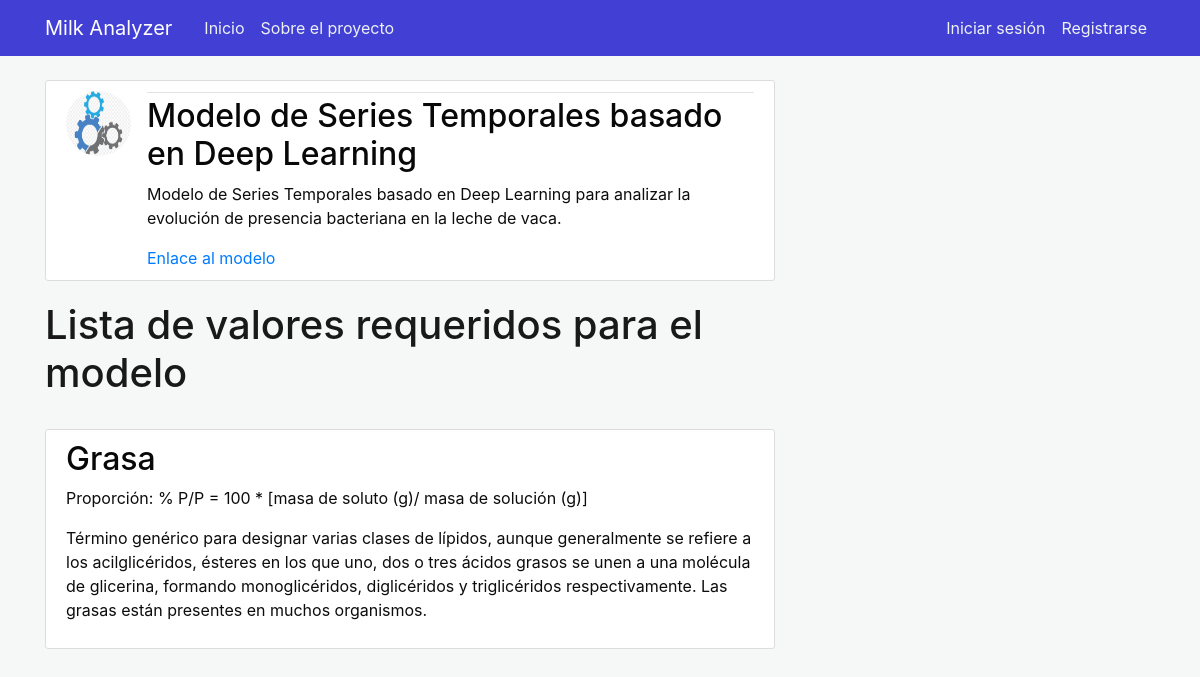
Page /aimodel/1 on the committed database.
### milkanalyzer/models.py (models this page shows, shortened)
class AIModel(db.Model):
    __tablename__ = 'aimodel'
    id = db.Column(db.Integer, primary_key=True)
    name = db.Column(db.String(50), nullable=False)
    type = db.Column(db.String(100), nullable=False)
    description = db.Column(db.Text, nullable=False)
    url = db.Column(db.String(50), nullable=False)
    aimodel_picture = db.Column(db.String(20), nullable=False, default='defaultmodel.jpg')

class Value(db.Model):
    id = db.Column(db.Integer, primary_key=True)
    name = db.Column(db.String(50), nullable=False)
    proportion = db.Column(db.String(100), nullable=False)
    description = db.Column(db.Text, nullable=False)
    aimodel_id = db.Column(db.Integer, db.ForeignKey('aimodel.id'), nullable=False)

### milkanalyzer/aimodels/routes.py (the view)
@aimodels.route("/aimodel/<int:id>")
def aimodel(id):
    aimodel = AIModel.query.get_or_404(id)
    values = Value.query.filter_by(aimodel_id = aimodel.id).all()
    return render_template('aimodel.html', title=aimodel.name, aimodel=aimodel, values=values)

### milkanalyzer/templates/aimodel.html (shortened to what this page needs)
{% extends "layout.html" %}
{% block content %}
<article class="media content-section">
  <img class="rounded-circle article-img"
    src="{{ url_for('static', filename='aimodel_images/' + aimodel.aimodel_picture) }}">
  <div class="media-body">
    <div class="article-metadata">
    </div>
    <h2 class="article-title">{{ aimodel.name }}</h2>
    <p class="article-content">{{ aimodel.description }}</p>
    <a class="article-content" href="{{ aimodel.url }} ">Enlace al modelo</a>
  </div>
</article>
<h1>Lista de valores requeridos para el modelo</h1></br>
{% for value in values %}
<article class="media content-section">
  <div class="media-body">
    <h2><a class="article-title" href="{{ url_for('values.value', aimodel_id=aimodel.id, id=value.id) }}">{{
      value.name }}</a></h2>
    <p class="article-content">Proporción: {{ value.proportion }}</p>
    <p class="article-content">{{ value.description }}</p>
  </div>
</article>
{% endfor %}
{% endblock content %}

### milkanalyzer/templates/layout.html (shortened to what this page needs)
<!DOCTYPE html>
<html>
<head>
    <link rel="stylesheet" href="https://maxcdn.bootstrapcdn.com/bootstrap/4.0.0/css/bootstrap.min.css"
>
    <link rel="stylesheet" type="text/css" href="{{ url_for('static', filename='main.css') }}">
</head>
<body>
    <header class="site-header">
        <nav class="navbar navbar-expand-md navbar-dark bg-steel fixed-top">
            <div class="container">
                <a class="navbar-brand mr-4" href="/">Milk Analyzer</a>
                <div class="collapse navbar-collapse" id="navbarToggle">
                    <div class="navbar-nav mr-auto">
                        <a class="nav-item nav-link" href="{{ url_for('main.home') }}">Inicio</a>
                        <a class="nav-item nav-link" href="{{ url_for('main.about') }}">Sobre el proyecto</a>
                    </div>
                    <div class="navbar-nav">
                        {% if current_user.is_authenticated %}
                        {% if current_user.username == 'admin' %}
                        <a class="nav-item nav-link" href="{{ url_for('aimodels.new_aimodel') }}">Añadir
                            modelo</a>
                        {% endif %}
                        <a class="nav-item nav-link" href="{{ url_for('users.profile') }}">Perfil</a>
                        {% if current_user.username != 'admin' %}
                        <a class="nav-item nav-link" href="{{ url_for('orders.order_list') }}">Predicciones</a>
                        {% endif %}
                        <a class="nav-item nav-link" href="{{ url_for('users.logout') }}">Cerrar sesión</a>
                        {% else %}
                        <a class="nav-item nav-link" href="{{ url_for('users.login') }}">Iniciar sesión</a>
                        <a class="nav-item nav-link" href="{{ url_for('users.register') }}">Registrarse</a>
                        {% endif %}
                    </div>
                </div>
            </div>
        </nav>
    </header>
    <main role="main" class="container">
        <div class="row">
            <div class="col-md-8">
                {% block content %}{% endblock %}
            </div>
        </div>
    </main>
</body>
</html>

### milkanalyzer/static/main.css (style rules this page uses)
body { background: #f6f8f8; color: #0c0c0c; margin-top: 5rem; }
h1, h2, h3, h4, h5, h6 { color: #1a1919; }
.bg-steel { background-color: #413fd4; }
.site-header .navbar-nav .nav-link { color: #edf1f3; }
.content-section { background: #ffffff; padding: 10px 20px; border: 1px solid #dddddd; border-radius: 3px; margin-bottom: 20px; }
.article-title { color: #080808; }
.article-content { white-space: pre-line; }
.article-img { height: 65px; width: 65px; margin-right: 16px; }
.article-metadata { padding-bottom: 1px; margin-bottom: 4px; border-bottom: 1px solid #e3e3e3 }

### rows in the picture
AIModel: aimodel_picture (placeholder picture), name "Modelo de Series Temporales basado en Deep Learning", description "Modelo de Series Temporales basado en Deep Learning para analizar la evolución de presencia bacteriana en la leche de vaca."
Value: name "Grasa", proportion "% P/P = 100 * [masa de soluto (g)/ masa de solución (g)]", description "Término genérico para designar varias clases de lípidos, aunque generalmente se refiere a los acilglicéridos, ésteres en los que uno, dos o tres ácidos grasos se unen a una molécula de glicerina, formando monoglicéridos, diglicéridos y triglicéridos respectivamente. Las grasas están presentes en muchos organismos."
